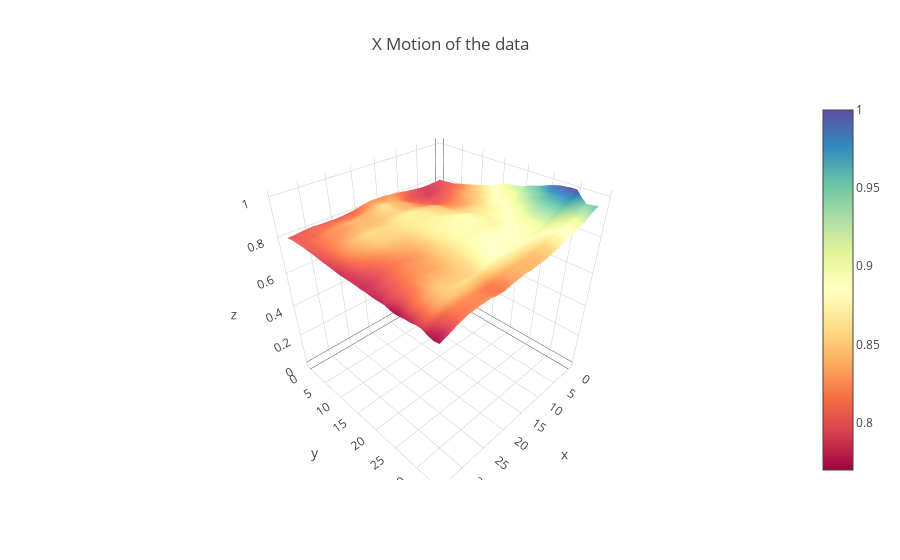

Notebook code for this chart:
### Markdown cell above
This is a system of normalizing

### Code cell
printArr(A[...,1], 'Spectral', "X Motion of the data")
